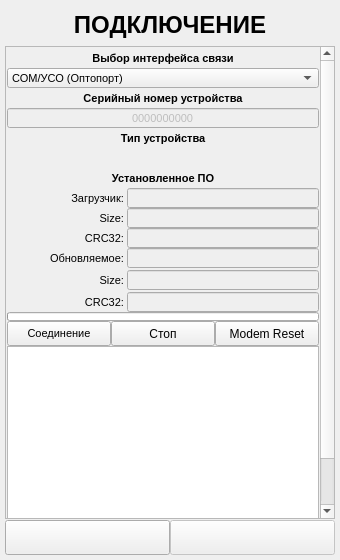
<?xml version="1.0" encoding="UTF-8"?>
<ui version="4.0">
 <class>Open_Connection_Form</class>
 <widget class="QWidget" name="Open_Connection_Form">
  <property name="geometry">
   <rect>
    <x>0</x>
    <y>0</y>
    <width>340</width>
    <height>560</height>
   </rect>
  </property>
  <property name="windowTitle">
   <string>Form</string>
  </property>
  <layout class="QVBoxLayout" name="verticalLayout">
   <property name="spacing">
    <number>0</number>
   </property>
   <property name="leftMargin">
    <number>5</number>
   </property>
   <property name="topMargin">
    <number>5</number>
   </property>
   <property name="rightMargin">
    <number>5</number>
   </property>
   <property name="bottomMargin">
    <number>5</number>
   </property>
   <item>
    <widget class="QWidget" name="widget" native="true">
     <layout class="QVBoxLayout" name="verticalLayout_2">
      <property name="spacing">
       <number>1</number>
      </property>
      <property name="leftMargin">
       <number>0</number>
      </property>
      <property name="topMargin">
       <number>0</number>
      </property>
      <property name="rightMargin">
       <number>0</number>
      </property>
      <property name="bottomMargin">
       <number>0</number>
      </property>
      <item>
       <widget class="QLabel" name="label_1">
        <property name="sizePolicy">
         <sizepolicy hsizetype="Preferred" vsizetype="Minimum">
          <horstretch>0</horstretch>
          <verstretch>0</verstretch>
         </sizepolicy>
        </property>
        <property name="minimumSize">
         <size>
          <width>0</width>
          <height>40</height>
         </size>
        </property>
        <property name="font">
         <font>
          <family>Microsoft YaHei UI</family>
          <pointsize>18</pointsize>
          <weight>75</weight>
          <bold>true</bold>
         </font>
        </property>
        <property name="text">
         <string>ПОДКЛЮЧЕНИЕ</string>
        </property>
        <property name="alignment">
         <set>Qt::AlignCenter</set>
        </property>
       </widget>
      </item>
      <item>
       <widget class="QScrollArea" name="scrollArea">
        <property name="sizePolicy">
         <sizepolicy hsizetype="Minimum" vsizetype="Expanding">
          <horstretch>0</horstretch>
          <verstretch>0</verstretch>
         </sizepolicy>
        </property>
        <property name="horizontalScrollBarPolicy">
         <enum>Qt::ScrollBarAlwaysOff</enum>
        </property>
        <property name="widgetResizable">
         <bool>true</bool>
        </property>
        <widget class="QWidget" name="scrollAreaWidgetContents">
         <property name="geometry">
          <rect>
           <x>0</x>
           <y>0</y>
           <width>311</width>
           <height>547</height>
          </rect>
         </property>
         <layout class="QVBoxLayout" name="verticalLayout_3">
          <property name="spacing">
           <number>0</number>
          </property>
          <property name="leftMargin">
           <number>1</number>
          </property>
          <property name="topMargin">
           <number>1</number>
          </property>
          <property name="rightMargin">
           <number>1</number>
          </property>
          <property name="bottomMargin">
           <number>1</number>
          </property>
          <item>
           <layout class="QVBoxLayout" name="verticalLayout_8">
            <property name="spacing">
             <number>0</number>
            </property>
            <item>
             <widget class="QLabel" name="label_2">
              <property name="sizePolicy">
               <sizepolicy hsizetype="Expanding" vsizetype="Minimum">
                <horstretch>0</horstretch>
                <verstretch>0</verstretch>
               </sizepolicy>
              </property>
              <property name="minimumSize">
               <size>
                <width>0</width>
                <height>20</height>
               </size>
              </property>
              <property name="maximumSize">
               <size>
                <width>16777215</width>
                <height>16777215</height>
               </size>
              </property>
              <property name="font">
               <font>
                <family>Microsoft YaHei UI</family>
                <pointsize>8</pointsize>
                <weight>75</weight>
                <bold>true</bold>
               </font>
              </property>
              <property name="text">
               <string>Выбор интерфейса связи</string>
              </property>
              <property name="alignment">
               <set>Qt::AlignCenter</set>
              </property>
             </widget>
            </item>
            <item>
             <widget class="QComboBox" name="Interface">
              <property name="enabled">
               <bool>true</bool>
              </property>
              <property name="sizePolicy">
               <sizepolicy hsizetype="Expanding" vsizetype="Fixed">
                <horstretch>0</horstretch>
                <verstretch>0</verstretch>
               </sizepolicy>
              </property>
              <property name="minimumSize">
               <size>
                <width>0</width>
                <height>20</height>
               </size>
              </property>
              <property name="maximumSize">
               <size>
                <width>16777215</width>
                <height>16777215</height>
               </size>
              </property>
              <property name="font">
               <font>
                <family>Microsoft YaHei UI</family>
                <pointsize>8</pointsize>
               </font>
              </property>
              <item>
               <property name="text">
                <string>COM/УСО (Оптопорт)</string>
               </property>
              </item>
              <item>
               <property name="text">
                <string>PLC/RF</string>
               </property>
              </item>
             </widget>
            </item>
           </layout>
          </item>
          <item>
           <layout class="QVBoxLayout" name="verticalLayout_9">
            <property name="spacing">
             <number>0</number>
            </property>
            <item>
             <widget class="QLabel" name="label_3">
              <property name="sizePolicy">
               <sizepolicy hsizetype="Expanding" vsizetype="Minimum">
                <horstretch>0</horstretch>
                <verstretch>0</verstretch>
               </sizepolicy>
              </property>
              <property name="minimumSize">
               <size>
                <width>0</width>
                <height>20</height>
               </size>
              </property>
              <property name="maximumSize">
               <size>
                <width>16777215</width>
                <height>16777215</height>
               </size>
              </property>
              <property name="font">
               <font>
                <family>Microsoft YaHei UI</family>
                <pointsize>8</pointsize>
                <weight>75</weight>
                <bold>true</bold>
               </font>
              </property>
              <property name="text">
               <string>Серийный номер устройства</string>
              </property>
              <property name="alignment">
               <set>Qt::AlignCenter</set>
              </property>
             </widget>
            </item>
            <item>
             <widget class="QLineEdit" name="SN">
              <property name="enabled">
               <bool>false</bool>
              </property>
              <property name="sizePolicy">
               <sizepolicy hsizetype="Expanding" vsizetype="Fixed">
                <horstretch>0</horstretch>
                <verstretch>0</verstretch>
               </sizepolicy>
              </property>
              <property name="minimumSize">
               <size>
                <width>0</width>
                <height>20</height>
               </size>
              </property>
              <property name="maximumSize">
               <size>
                <width>16777215</width>
                <height>16777215</height>
               </size>
              </property>
              <property name="font">
               <font>
                <family>Microsoft YaHei UI</family>
                <pointsize>8</pointsize>
               </font>
              </property>
              <property name="text">
               <string>0000000000</string>
              </property>
              <property name="alignment">
               <set>Qt::AlignCenter</set>
              </property>
             </widget>
            </item>
           </layout>
          </item>
          <item>
           <widget class="QLabel" name="label_4">
            <property name="sizePolicy">
             <sizepolicy hsizetype="Minimum" vsizetype="Minimum">
              <horstretch>0</horstretch>
              <verstretch>0</verstretch>
             </sizepolicy>
            </property>
            <property name="minimumSize">
             <size>
              <width>120</width>
              <height>20</height>
             </size>
            </property>
            <property name="maximumSize">
             <size>
              <width>16777215</width>
              <height>16777215</height>
             </size>
            </property>
            <property name="font">
             <font>
              <family>Microsoft YaHei UI</family>
              <pointsize>8</pointsize>
              <weight>75</weight>
              <bold>true</bold>
             </font>
            </property>
            <property name="text">
             <string>Тип устройства</string>
            </property>
            <property name="alignment">
             <set>Qt::AlignCenter</set>
            </property>
           </widget>
          </item>
          <item>
           <widget class="QLabel" name="DeviceType">
            <property name="sizePolicy">
             <sizepolicy hsizetype="Expanding" vsizetype="Fixed">
              <horstretch>0</horstretch>
              <verstretch>0</verstretch>
             </sizepolicy>
            </property>
            <property name="minimumSize">
             <size>
              <width>0</width>
              <height>20</height>
             </size>
            </property>
            <property name="maximumSize">
             <size>
              <width>16777215</width>
              <height>16777215</height>
             </size>
            </property>
            <property name="font">
             <font>
              <family>Microsoft YaHei UI</family>
              <weight>75</weight>
              <bold>true</bold>
             </font>
            </property>
            <property name="styleSheet">
             <string notr="true">color: rgb(3, 116, 12);</string>
            </property>
            <property name="text">
             <string/>
            </property>
            <property name="alignment">
             <set>Qt::AlignCenter</set>
            </property>
           </widget>
          </item>
          <item>
           <widget class="QLabel" name="label_5">
            <property name="sizePolicy">
             <sizepolicy hsizetype="Expanding" vsizetype="Minimum">
              <horstretch>0</horstretch>
              <verstretch>0</verstretch>
             </sizepolicy>
            </property>
            <property name="minimumSize">
             <size>
              <width>0</width>
              <height>20</height>
             </size>
            </property>
            <property name="maximumSize">
             <size>
              <width>16777215</width>
              <height>16777215</height>
             </size>
            </property>
            <property name="font">
             <font>
              <family>Microsoft YaHei UI</family>
              <pointsize>8</pointsize>
              <weight>75</weight>
              <bold>true</bold>
             </font>
            </property>
            <property name="text">
             <string>Установленное ПО</string>
            </property>
            <property name="alignment">
             <set>Qt::AlignCenter</set>
            </property>
           </widget>
          </item>
          <item>
           <layout class="QVBoxLayout" name="verticalLayout_12">
            <property name="spacing">
             <number>0</number>
            </property>
            <item>
             <layout class="QHBoxLayout" name="horizontalLayout_51">
              <property name="spacing">
               <number>0</number>
              </property>
              <item>
               <widget class="QLabel" name="label_6">
                <property name="sizePolicy">
                 <sizepolicy hsizetype="Minimum" vsizetype="Minimum">
                  <horstretch>0</horstretch>
                  <verstretch>0</verstretch>
                 </sizepolicy>
                </property>
                <property name="minimumSize">
                 <size>
                  <width>120</width>
                  <height>20</height>
                 </size>
                </property>
                <property name="maximumSize">
                 <size>
                  <width>16777215</width>
                  <height>16777215</height>
                 </size>
                </property>
                <property name="font">
                 <font>
                  <family>Microsoft YaHei UI</family>
                  <pointsize>8</pointsize>
                 </font>
                </property>
                <property name="text">
                 <string>Загрузчик: </string>
                </property>
                <property name="alignment">
                 <set>Qt::AlignRight|Qt::AlignTrailing|Qt::AlignVCenter</set>
                </property>
               </widget>
              </item>
              <item>
               <widget class="QLineEdit" name="boot_v">
                <property name="enabled">
                 <bool>false</bool>
                </property>
                <property name="sizePolicy">
                 <sizepolicy hsizetype="Expanding" vsizetype="Minimum">
                  <horstretch>0</horstretch>
                  <verstretch>0</verstretch>
                 </sizepolicy>
                </property>
                <property name="minimumSize">
                 <size>
                  <width>0</width>
                  <height>20</height>
                 </size>
                </property>
                <property name="maximumSize">
                 <size>
                  <width>16777215</width>
                  <height>16777215</height>
                 </size>
                </property>
                <property name="font">
                 <font>
                  <family>Microsoft YaHei UI</family>
                  <pointsize>8</pointsize>
                 </font>
                </property>
               </widget>
              </item>
             </layout>
            </item>
            <item>
             <layout class="QHBoxLayout" name="horizontalLayout_116">
              <property name="spacing">
               <number>0</number>
              </property>
              <item>
               <widget class="QLabel" name="label_7">
                <property name="enabled">
                 <bool>true</bool>
                </property>
                <property name="sizePolicy">
                 <sizepolicy hsizetype="Minimum" vsizetype="Minimum">
                  <horstretch>0</horstretch>
                  <verstretch>0</verstretch>
                 </sizepolicy>
                </property>
                <property name="minimumSize">
                 <size>
                  <width>120</width>
                  <height>20</height>
                 </size>
                </property>
                <property name="maximumSize">
                 <size>
                  <width>16777215</width>
                  <height>16777215</height>
                 </size>
                </property>
                <property name="font">
                 <font>
                  <family>Microsoft YaHei UI</family>
                  <pointsize>8</pointsize>
                 </font>
                </property>
                <property name="text">
                 <string>Size: </string>
                </property>
                <property name="alignment">
                 <set>Qt::AlignRight|Qt::AlignTrailing|Qt::AlignVCenter</set>
                </property>
               </widget>
              </item>
              <item>
               <widget class="QLineEdit" name="boot_Size">
                <property name="enabled">
                 <bool>false</bool>
                </property>
                <property name="sizePolicy">
                 <sizepolicy hsizetype="Expanding" vsizetype="Minimum">
                  <horstretch>0</horstretch>
                  <verstretch>0</verstretch>
                 </sizepolicy>
                </property>
                <property name="minimumSize">
                 <size>
                  <width>0</width>
                  <height>20</height>
                 </size>
                </property>
                <property name="maximumSize">
                 <size>
                  <width>16777215</width>
                  <height>16777215</height>
                 </size>
                </property>
                <property name="font">
                 <font>
                  <family>Microsoft YaHei UI</family>
                  <pointsize>8</pointsize>
                 </font>
                </property>
               </widget>
              </item>
             </layout>
            </item>
            <item>
             <layout class="QHBoxLayout" name="horizontalLayout_104">
              <property name="spacing">
               <number>0</number>
              </property>
              <item>
               <widget class="QLabel" name="label_8">
                <property name="enabled">
                 <bool>true</bool>
                </property>
                <property name="sizePolicy">
                 <sizepolicy hsizetype="Minimum" vsizetype="Minimum">
                  <horstretch>0</horstretch>
                  <verstretch>0</verstretch>
                 </sizepolicy>
                </property>
                <property name="minimumSize">
                 <size>
                  <width>120</width>
                  <height>20</height>
                 </size>
                </property>
                <property name="maximumSize">
                 <size>
                  <width>16777215</width>
                  <height>16777215</height>
                 </size>
                </property>
                <property name="font">
                 <font>
                  <family>Microsoft YaHei UI</family>
                  <pointsize>8</pointsize>
                 </font>
                </property>
                <property name="text">
                 <string>CRC32: </string>
                </property>
                <property name="alignment">
                 <set>Qt::AlignRight|Qt::AlignTrailing|Qt::AlignVCenter</set>
                </property>
               </widget>
              </item>
              <item>
               <widget class="QLineEdit" name="boot_CRC">
                <property name="enabled">
                 <bool>false</bool>
                </property>
                <property name="sizePolicy">
                 <sizepolicy hsizetype="Expanding" vsizetype="Minimum">
                  <horstretch>0</horstretch>
                  <verstretch>0</verstretch>
                 </sizepolicy>
                </property>
                <property name="minimumSize">
                 <size>
                  <width>0</width>
                  <height>20</height>
                 </size>
                </property>
                <property name="maximumSize">
                 <size>
                  <width>16777215</width>
                  <height>16777215</height>
                 </size>
                </property>
                <property name="font">
                 <font>
                  <family>Microsoft YaHei UI</family>
                  <pointsize>8</pointsize>
                 </font>
                </property>
               </widget>
              </item>
             </layout>
            </item>
           </layout>
          </item>
          <item>
           <layout class="QVBoxLayout" name="verticalLayout_15">
            <property name="spacing">
             <number>2</number>
            </property>
            <item>
             <layout class="QHBoxLayout" name="horizontalLayout_113">
              <property name="spacing">
               <number>0</number>
              </property>
              <item>
               <widget class="QLabel" name="label_9">
                <property name="sizePolicy">
                 <sizepolicy hsizetype="Minimum" vsizetype="Minimum">
                  <horstretch>0</horstretch>
                  <verstretch>0</verstretch>
                 </sizepolicy>
                </property>
                <property name="minimumSize">
                 <size>
                  <width>120</width>
                  <height>20</height>
                 </size>
                </property>
                <property name="maximumSize">
                 <size>
                  <width>16777215</width>
                  <height>16777215</height>
                 </size>
                </property>
                <property name="font">
                 <font>
                  <family>Microsoft YaHei UI</family>
                  <pointsize>8</pointsize>
                 </font>
                </property>
                <property name="text">
                 <string>Обновляемое: </string>
                </property>
                <property name="alignment">
                 <set>Qt::AlignRight|Qt::AlignTrailing|Qt::AlignVCenter</set>
                </property>
               </widget>
              </item>
              <item>
               <widget class="QLineEdit" name="fw_v">
                <property name="enabled">
                 <bool>false</bool>
                </property>
                <property name="sizePolicy">
                 <sizepolicy hsizetype="Expanding" vsizetype="Minimum">
                  <horstretch>0</horstretch>
                  <verstretch>0</verstretch>
                 </sizepolicy>
                </property>
                <property name="minimumSize">
                 <size>
                  <width>0</width>
                  <height>20</height>
                 </size>
                </property>
                <property name="maximumSize">
                 <size>
                  <width>16777215</width>
                  <height>16777215</height>
                 </size>
                </property>
                <property name="font">
                 <font>
                  <family>Microsoft YaHei UI</family>
                  <pointsize>8</pointsize>
                 </font>
                </property>
               </widget>
              </item>
             </layout>
            </item>
            <item>
             <layout class="QHBoxLayout" name="horizontalLayout_117">
              <property name="spacing">
               <number>0</number>
              </property>
              <item>
               <widget class="QLabel" name="label_10">
                <property name="enabled">
                 <bool>true</bool>
                </property>
                <property name="sizePolicy">
                 <sizepolicy hsizetype="Minimum" vsizetype="Minimum">
                  <horstretch>0</horstretch>
                  <verstretch>0</verstretch>
                 </sizepolicy>
                </property>
                <property name="minimumSize">
                 <size>
                  <width>120</width>
                  <height>20</height>
                 </size>
                </property>
                <property name="maximumSize">
                 <size>
                  <width>16777215</width>
                  <height>16777215</height>
                 </size>
                </property>
                <property name="font">
                 <font>
                  <family>Microsoft YaHei UI</family>
                  <pointsize>8</pointsize>
                 </font>
                </property>
                <property name="text">
                 <string>Size: </string>
                </property>
                <property name="alignment">
                 <set>Qt::AlignRight|Qt::AlignTrailing|Qt::AlignVCenter</set>
                </property>
               </widget>
              </item>
              <item>
               <widget class="QLineEdit" name="fw_Size">
                <property name="enabled">
                 <bool>false</bool>
                </property>
                <property name="sizePolicy">
                 <sizepolicy hsizetype="Expanding" vsizetype="Minimum">
                  <horstretch>0</horstretch>
                  <verstretch>0</verstretch>
                 </sizepolicy>
                </property>
                <property name="minimumSize">
                 <size>
                  <width>0</width>
                  <height>20</height>
                 </size>
                </property>
                <property name="maximumSize">
                 <size>
                  <width>16777215</width>
                  <height>16777215</height>
                 </size>
                </property>
                <property name="font">
                 <font>
                  <family>Microsoft YaHei UI</family>
                  <pointsize>8</pointsize>
                 </font>
                </property>
               </widget>
              </item>
             </layout>
            </item>
            <item>
             <layout class="QHBoxLayout" name="horizontalLayout_114">
              <property name="spacing">
               <number>0</number>
              </property>
              <item>
               <widget class="QLabel" name="label_11">
                <property name="enabled">
                 <bool>true</bool>
                </property>
                <property name="sizePolicy">
                 <sizepolicy hsizetype="Minimum" vsizetype="Minimum">
                  <horstretch>0</horstretch>
                  <verstretch>0</verstretch>
                 </sizepolicy>
                </property>
                <property name="minimumSize">
                 <size>
                  <width>120</width>
                  <height>20</height>
                 </size>
                </property>
                <property name="maximumSize">
                 <size>
                  <width>16777215</width>
                  <height>16777215</height>
                 </size>
                </property>
                <property name="font">
                 <font>
                  <family>Microsoft YaHei UI</family>
                  <pointsize>8</pointsize>
                 </font>
                </property>
                <property name="text">
                 <string>CRC32: </string>
                </property>
                <property name="alignment">
                 <set>Qt::AlignRight|Qt::AlignTrailing|Qt::AlignVCenter</set>
                </property>
               </widget>
              </item>
              <item>
               <widget class="QLineEdit" name="fw_CRC">
                <property name="enabled">
                 <bool>false</bool>
                </property>
                <property name="sizePolicy">
                 <sizepolicy hsizetype="Expanding" vsizetype="Minimum">
                  <horstretch>0</horstretch>
                  <verstretch>0</verstretch>
                 </sizepolicy>
                </property>
                <property name="minimumSize">
                 <size>
                  <width>0</width>
                  <height>20</height>
                 </size>
                </property>
                <property name="maximumSize">
                 <size>
                  <width>16777215</width>
                  <height>16777215</height>
                 </size>
                </property>
                <property name="font">
                 <font>
                  <family>Microsoft YaHei UI</family>
                  <pointsize>8</pointsize>
                 </font>
                </property>
               </widget>
              </item>
             </layout>
            </item>
           </layout>
          </item>
          <item>
           <widget class="QProgressBar" name="progress">
            <property name="minimumSize">
             <size>
              <width>0</width>
              <height>9</height>
             </size>
            </property>
            <property name="maximumSize">
             <size>
              <width>16777215</width>
              <height>9</height>
             </size>
            </property>
            <property name="layoutDirection">
             <enum>Qt::LeftToRight</enum>
            </property>
            <property name="value">
             <number>0</number>
            </property>
            <property name="textVisible">
             <bool>false</bool>
            </property>
           </widget>
          </item>
          <item>
           <layout class="QHBoxLayout" name="horizontalLayout_4">
            <property name="spacing">
             <number>0</number>
            </property>
            <item>
             <widget class="QPushButton" name="Connect">
              <property name="enabled">
               <bool>true</bool>
              </property>
              <property name="sizePolicy">
               <sizepolicy hsizetype="Minimum" vsizetype="Minimum">
                <horstretch>0</horstretch>
                <verstretch>0</verstretch>
               </sizepolicy>
              </property>
              <property name="minimumSize">
               <size>
                <width>0</width>
                <height>25</height>
               </size>
              </property>
              <property name="maximumSize">
               <size>
                <width>16777215</width>
                <height>16777215</height>
               </size>
              </property>
              <property name="font">
               <font>
                <family>Microsoft YaHei UI</family>
                <pointsize>8</pointsize>
               </font>
              </property>
              <property name="text">
               <string>Соединение</string>
              </property>
             </widget>
            </item>
            <item>
             <widget class="QPushButton" name="Stop">
              <property name="sizePolicy">
               <sizepolicy hsizetype="Minimum" vsizetype="Minimum">
                <horstretch>0</horstretch>
                <verstretch>0</verstretch>
               </sizepolicy>
              </property>
              <property name="minimumSize">
               <size>
                <width>0</width>
                <height>25</height>
               </size>
              </property>
              <property name="font">
               <font>
                <family>Microsoft YaHei UI</family>
               </font>
              </property>
              <property name="text">
               <string>Стоп</string>
              </property>
             </widget>
            </item>
            <item>
             <widget class="QPushButton" name="Reset">
              <property name="sizePolicy">
               <sizepolicy hsizetype="Minimum" vsizetype="Minimum">
                <horstretch>0</horstretch>
                <verstretch>0</verstretch>
               </sizepolicy>
              </property>
              <property name="minimumSize">
               <size>
                <width>0</width>
                <height>25</height>
               </size>
              </property>
              <property name="font">
               <font>
                <family>Microsoft YaHei UI</family>
               </font>
              </property>
              <property name="text">
               <string>Modem Reset</string>
              </property>
             </widget>
            </item>
           </layout>
          </item>
          <item>
           <widget class="QPlainTextEdit" name="console">
            <property name="minimumSize">
             <size>
              <width>0</width>
              <height>200</height>
             </size>
            </property>
            <property name="font">
             <font>
              <family>Microsoft YaHei UI</family>
              <pointsize>7</pointsize>
             </font>
            </property>
           </widget>
          </item>
          <item>
           <widget class="QPushButton" name="ClearConsole">
            <property name="minimumSize">
             <size>
              <width>0</width>
              <height>25</height>
             </size>
            </property>
            <property name="font">
             <font>
              <family>Microsoft YaHei UI</family>
              <pointsize>8</pointsize>
             </font>
            </property>
            <property name="text">
             <string>Очистить Лог</string>
            </property>
           </widget>
          </item>
         </layout>
        </widget>
       </widget>
      </item>
      <item>
       <layout class="QHBoxLayout" name="horizontalLayout">
        <property name="spacing">
         <number>0</number>
        </property>
        <item>
         <widget class="QPushButton" name="Back">
          <property name="sizePolicy">
           <sizepolicy hsizetype="Minimum" vsizetype="Minimum">
            <horstretch>0</horstretch>
            <verstretch>0</verstretch>
           </sizepolicy>
          </property>
          <property name="minimumSize">
           <size>
            <width>0</width>
            <height>35</height>
           </size>
          </property>
          <property name="text">
           <string/>
          </property>
          <property name="icon">
           <iconset resource="../RESOURCES/images.qrc">
            <normaloff>:/new/icons/images/BACK_2.png</normaloff>:/new/icons/images/BACK_2.png</iconset>
          </property>
          <property name="iconSize">
           <size>
            <width>30</width>
            <height>30</height>
           </size>
          </property>
         </widget>
        </item>
        <item>
         <widget class="QPushButton" name="Next">
          <property name="enabled">
           <bool>false</bool>
          </property>
          <property name="sizePolicy">
           <sizepolicy hsizetype="Minimum" vsizetype="Minimum">
            <horstretch>0</horstretch>
            <verstretch>0</verstretch>
           </sizepolicy>
          </property>
          <property name="minimumSize">
           <size>
            <width>0</width>
            <height>35</height>
           </size>
          </property>
          <property name="text">
           <string/>
          </property>
          <property name="icon">
           <iconset resource="../RESOURCES/images.qrc">
            <normaloff>:/new/icons/images/NEXT_2.png</normaloff>:/new/icons/images/NEXT_2.png</iconset>
          </property>
          <property name="iconSize">
           <size>
            <width>30</width>
            <height>30</height>
           </size>
          </property>
         </widget>
        </item>
       </layout>
      </item>
     </layout>
    </widget>
   </item>
  </layout>
 </widget>
 <resources>
  <include location="../RESOURCES/images.qrc"/>
 </resources>
 <connections/>
</ui>
